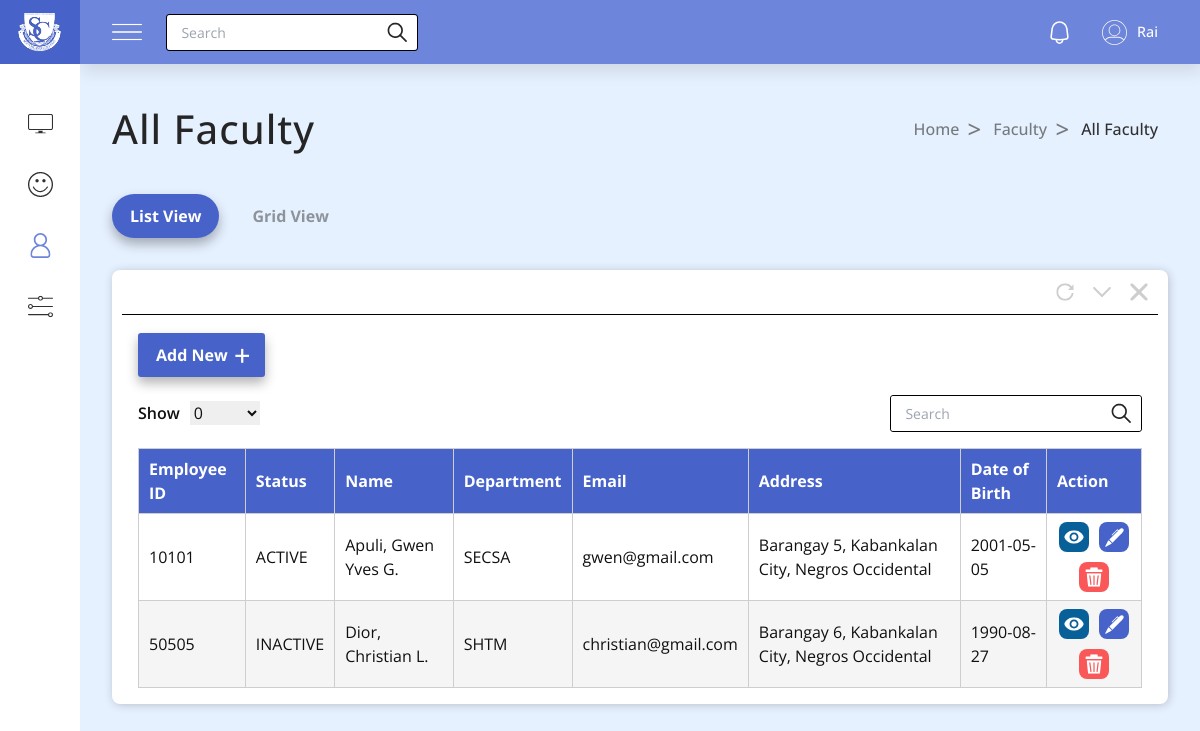
/admin/all_faculty.php (signed in), run on the app's committed database.
### tables this page shows
CREATE TABLE `faculty_tbl` (
  `faculty_id` int(11) NOT NULL,
  `fname` varchar(255) NOT NULL,
  `mname` varchar(255) NOT NULL,
  `lname` varchar(255) NOT NULL,
  `date_of_birth` date NOT NULL,
  `place_of_birth` varchar(255) NOT NULL,
  `sex` varchar(255) NOT NULL,
  `blood_type` varchar(255) NOT NULL,
  `civil_status` varchar(255) NOT NULL,
  `tin_id` varchar(255) NOT NULL,
  `citizenship` varchar(255) NOT NULL,
  `sss_no` varchar(255) NOT NULL,
  `pagibig_no` varchar(255) NOT NULL,
  `philhealth_no` varchar(255) NOT NULL,
  `height` float NOT NULL,
  `weight` float NOT NULL,
  `residential_address` varchar(255) NOT NULL,
  `permanent_address` varchar(255) NOT NULL,
  `email` varchar(255) NOT NULL,
  `contact_number` varchar(255) NOT NULL,
  `status` varchar(255) NOT NULL DEFAULT 'ACTIVE',
  `photo_path` varchar(255) DEFAULT NULL,
  `department` varchar(255) NOT NULL
);

### admin/all_faculty.php (the view, shortened to what this page needs)
<?php
$active = "all faculty";
?>
<!DOCTYPE html>
<html lang="en">
<head>
    <link rel="stylesheet" href="styles/nav.css" />
    <link rel="stylesheet" href="styles/all.css" />
    <script src="https://cdn.tailwindcss.com"></script>
</head>
<body>
    <?php require 'partials/aside.php' ?>
    <?php require 'partials/nav.php' ?>
    <section class="section">
        <div class="section-title">
            <h1>All Faculty</h1>
            <div class="breadcrumbs">
                <a href="/hrms/admin/">Home</a>
                <a href="/hrms/admin/all_faculty.php">Faculty</a>
                <a href="#">All Faculty</a>
            </div>
        </div>
        <div class="view-buttons">
            <button type="button" class="view-btn active">List View</button>
            <button type="button" class="view-btn">Grid View</button>
        </div>
        <div class="table-container">
            <div class="table-buttons">
                <button><img src="images/refresh.svg" alt="refresh"></button>
                <button>
                </button>
                <button><img src="images/x.svg" alt="x"></button>
            </div>
            <hr />
            <div class="all-staff">
                <div class="add-btn">
                    <a href="add_faculty.php">Add New</a>
                </div>
                <div class="filter-search-container">
                    <div class="filter">
                        <span>Show</span>
                        <select name="select" id="select">
                            <option value="" selected hidden>0</option>
                        </select>
                    </div>
                    <div class="search-container">
                        <input id="search" name="search" type="text" placeholder="Search" autocomplete="off" />
                        <button>
                            <img src="images/search.svg" alt="" />
                        </button>
                    </div>
                </div>
                <div class="main-table-container">
                    <div class="table">
                        <table>
                            <thead>
                                <th>Employee ID</th>
                                <th>Status</th>
                                <th>Name</th>
                                <th>Department</th>
                                <th>Email</th>
                                <th>Address</th>
                                <th>Date of Birth</th>
                                <th>Action</th>
                            </thead>
                            <tbody id="staff-table-body">
                                <?php
                                include('includes/connection.php');
                                $query = mysqli_query($conn, "select * from `faculty_tbl`");
                                while ($row = mysqli_fetch_array($query)) {
                                ?>
                                    <tr>
                                        <td><label><?php echo $row['faculty_id']; ?></label></td>
                                        <td><label><?= $row['status'] ?></label></td>
                                        <td><label><?php echo $row['lname'] . ', ' . $row['fname'] . ' ' . $row['mname']; ?></label>
                                        </td>
                                        <td><label><?php echo $row['department']; ?></label></td>
                                        <td><label><?php echo $row['email']; ?></label></td>
                                        <td><label><?php echo $row['permanent_address']; ?></label></td>
                                        <td><label><?php echo $row['date_of_birth']; ?></label></td>
                                        <td class='action'>
                                            <a class="view-btn" href="about_faculty.php?faculty_id=<?php echo $row['faculty_id'] ?>">
                                                <div>
                                                    <img src="images/eyes.svg" alt="View">
                                                </div>
                                            </a>
                                            <a class='update-btn' href='edit_faculty.php?id=<?php echo $row['faculty_id']; ?>'>
                                                <div>
                                                    <img src="images/update-btn.svg" alt="update">
                                                </div>
                                            </a>
                                            <a class="delete-btn" href="functions/faculty/delete.php?id=<?php echo $row['faculty_id']; ?>">
                                                <div>
                                                    <img src="images/delete-btn.svg" alt="update">
                                                </div>
                                            </a>
                                        </td>
                                    </tr>
                                <?php }
                                ?>
                            </tbody>
                        </table>
                    </div>
                </div>
            </div>
        </div>
    </section>
</body>
</html>

### admin/styles/nav.css (style rules this page uses)
.search-container { display: flex; justify-content: center; align-items: center; position: relative; }
.search-container input { width: 200px; height: 35px; padding: 0 0.9rem; padding-right: 2.1rem; outline: none; border: none; border-radius: 3px; font-size: 14px; }
.search-container button { width: 20px; height: 20px; position: absolute; right: 10px; cursor: pointer; }

### admin/styles/all.css (style rules this page uses)
body { display: flex; }
.view-buttons { display: flex; justify-content: start; align-items: center; gap: 15px; }
.view-buttons .view-btn { font-size: 1rem; font-weight: 700; padding: 10px 18px; border-radius: 25px; color: #8d939a; transition: color 0.2s linear; }
.view-buttons .view-btn.active { background: #4763ca; color: white; box-shadow: 0 6px 12px rgba(0, 0, 0, 0.3); }
.table-container { width: 100%; display: flex; flex-direction: column; justify-content: center; margin-top: 2rem; padding: 0 10px 1rem; border-radius: 8px; background: white; box-shadow: 1px 1px 10px rgba(0, 0, 0, 0.2); overflow: hidden; }
.table-container .table-buttons { display: flex; justify-content: end; align-items: center; gap: 1.2rem; padding: 0.8rem 0; padding-right: 10px; }
.table-container .table-buttons button { display: flex; justify-content: start; align-items: center; font-size: 1rem; font-weight: 700; cursor: pointer; }
.table-container .table-buttons button img { width: 18px; height: 18px; object-fit: cover; }
.table-container .table-buttons button svg { width: 18px; height: 18px; object-fit: cover; }
.table-container .table-buttons button #arrow { fill: #cecece; transform: rotate(90deg); }
.table-container hr { height: 0; outline: none; border: none; border-top: 1px solid black; }
.add-btn { height: 5rem; display: flex; justify-content: start; align-items: center; }
.add-btn a { font-size: 1rem; font-weight: 700; padding: 10px 37px 10px 18px; border-radius: 3px; background: #4763ca; color: white; box-shadow: 0 6px 12px rgba(0, 0, 0, 0.3); transition: color 0.2s linear; position: relative; }
.add-btn a::after { content: "+"; position: absolute; top: 0; font-size: 1.8rem; font-weight: 500; margin-left: 0.4rem; }
.filter-search-container { width: 100%; display: flex; justify-content: space-between; align-items: center; }
.filter-search-container .filter { display: flex; justify-content: center; align-items: center; gap: 10px; }
.filter span { font-size: 1rem; font-weight: 600; }
.filter select { width: 70px; font-size: 1rem; }
.search-container { border: 1px solid black; border-radius: 3px; }
.search-container input { width: 250px; }
.all-staff { flex: auto; width: 100%; padding: 0 1rem; }
.main-table-container { flex: auto; width: 100%; overflow-x: auto; }
.table { position: relative; width: 100%; height: 100%; margin-top: 1rem; overflow-x: auto; }
.table table { width: 100%; height: 100%; border-collapse: collapse; table-layout: auto; }
.table table thead { background: #4763ca; color: white; }
.table table tr, .table table th, .table table td { border: 1px solid #cecece; padding: 8px 10px; text-align: start; overflow: hidden; text-overflow: ellipsis; }
.table table tr:nth-child(even) { background: #f5f5f5; }
.table table .action { width: 100%; height: 100%; display: flex; flex-wrap: wrap; justify-content: center; align-items: center; border: 0; gap: 10px; }
.table table .action .view-btn div { background: #086099; width: 30px; height: 30px; padding: 5px; border-radius: 8px; }
.table table .action .update-btn div { background: #4763ca; width: 30px; height: 30px; padding: 5px; border-radius: 8px; }
.table table .action .delete-btn div { background: #fa5858; width: 30px; height: 30px; padding: 5px; border-radius: 8px; }

### data on the page
faculty_tbl: faculty_id "10101", status "ACTIVE", lname "Apuli", fname "Gwen Yves", mname "G.", department "SECSA", email "gwen@gmail.com", permanent_address "Barangay 5, Kabankalan City, Negros Occidental", date_of_birth "2001-05-05"
faculty_tbl: faculty_id "50505", status "INACTIVE", lname "Dior", fname "Christian", mname "L.", department "SHTM", email "christian@gmail.com", permanent_address "Barangay 6, Kabankalan City, Negros Occidental", date_of_birth "1990-08-27"
